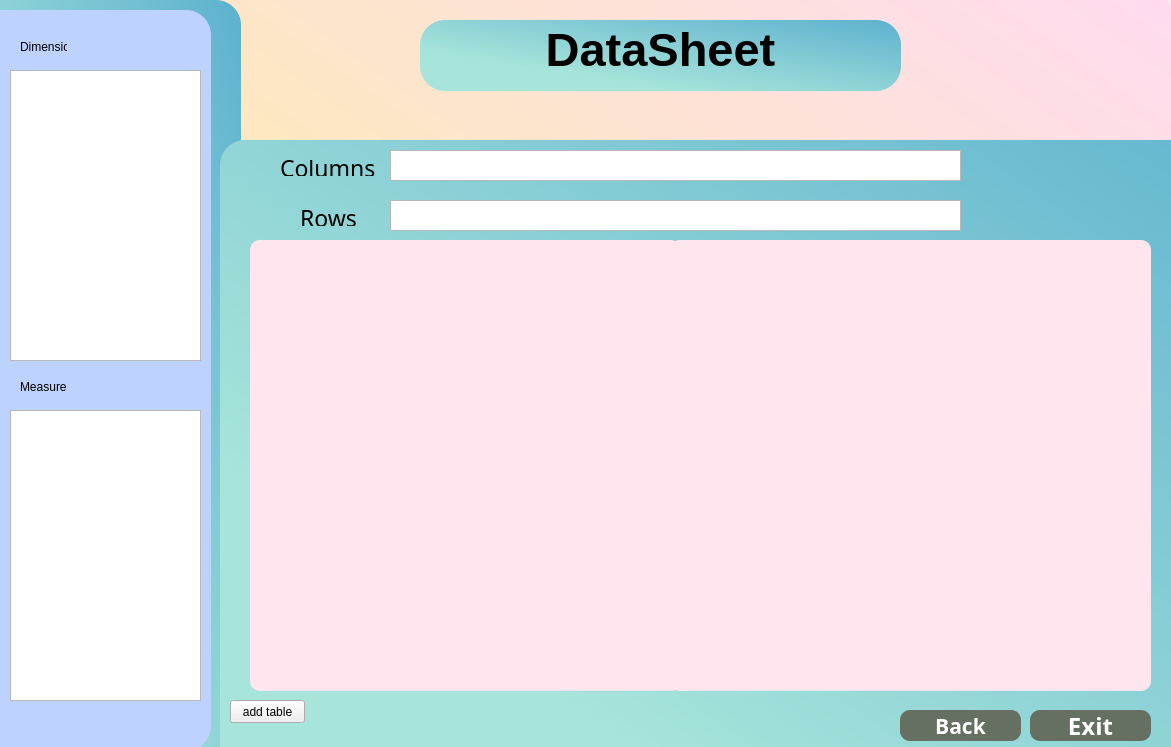
<?xml version="1.0" encoding="UTF-8"?>
<ui version="4.0">
 <class>Form</class>
 <widget class="QWidget" name="Form">
  <property name="geometry">
   <rect>
    <x>0</x>
    <y>0</y>
    <width>1171</width>
    <height>747</height>
   </rect>
  </property>
  <property name="minimumSize">
   <size>
    <width>1171</width>
    <height>747</height>
   </size>
  </property>
  <property name="windowTitle">
   <string>Form</string>
  </property>
  <widget class="QLabel" name="bg_2">
   <property name="geometry">
    <rect>
     <x>40</x>
     <y>-10</y>
     <width>1131</width>
     <height>801</height>
    </rect>
   </property>
   <property name="minimumSize">
    <size>
     <width>861</width>
     <height>721</height>
    </size>
   </property>
   <property name="font">
    <font>
     <weight>75</weight>
     <bold>true</bold>
    </font>
   </property>
   <property name="styleSheet">
    <string notr="true">background :qlineargradient(spread:reflect, x1:1, y1:0, x2:0, y2:1, stop:0 rgba(255, 219, 241, 255), stop:1 rgba(250, 245, 144, 255));border-radius : 20;</string>
   </property>
   <property name="text">
    <string/>
   </property>
  </widget>
  <widget class="QLabel" name="bg">
   <property name="geometry">
    <rect>
     <x>220</x>
     <y>140</y>
     <width>1171</width>
     <height>747</height>
    </rect>
   </property>
   <property name="minimumSize">
    <size>
     <width>1171</width>
     <height>747</height>
    </size>
   </property>
   <property name="styleSheet">
    <string notr="true">background :qlineargradient(spread:pad, x1:0.244, y1:0.699, x2:1, y2:0, stop:0 rgba(167, 228, 218, 255), stop:1 rgba(93, 177, 207, 255)) ;border-radius : 25;</string>
   </property>
   <property name="text">
    <string/>
   </property>
  </widget>
  <widget class="QLabel" name="label_login">
   <property name="geometry">
    <rect>
     <x>460</x>
     <y>20</y>
     <width>401</width>
     <height>61</height>
    </rect>
   </property>
   <property name="font">
    <font>
     <pointsize>17</pointsize>
    </font>
   </property>
   <property name="whatsThis">
    <string>&lt;html&gt;&lt;head/&gt;&lt;body&gt;&lt;p&gt;&lt;span style=&quot; font-size:10pt;&quot;&gt;LOGIN&lt;/span&gt;&lt;/p&gt;&lt;p&gt;&lt;br/&gt;&lt;/p&gt;&lt;/body&gt;&lt;/html&gt;</string>
   </property>
   <property name="text">
    <string>&lt;html&gt;&lt;head/&gt;&lt;body&gt;&lt;p align=&quot;center&quot;&gt;&lt;span style=&quot; font-family:'OCR A Extended'; font-size:35pt; font-weight:600;&quot;&gt;DataSheet&lt;/span&gt;&lt;/p&gt;&lt;/body&gt;&lt;/html&gt;</string>
   </property>
  </widget>
  <widget class="QPushButton" name="Ex_bt">
   <property name="geometry">
    <rect>
     <x>1030</x>
     <y>710</y>
     <width>121</width>
     <height>31</height>
    </rect>
   </property>
   <property name="font">
    <font>
     <family>OCR A Extended</family>
     <pointsize>18</pointsize>
     <weight>75</weight>
     <bold>true</bold>
    </font>
   </property>
   <property name="styleSheet">
    <string notr="true">QPushButton{
background-color:rgb(102, 112, 98);
border-radius : 10px;
color:white}</string>
   </property>
   <property name="text">
    <string>Exit</string>
   </property>
  </widget>
  <widget class="QLabel" name="bg_3">
   <property name="geometry">
    <rect>
     <x>-30</x>
     <y>0</y>
     <width>271</width>
     <height>771</height>
    </rect>
   </property>
   <property name="styleSheet">
    <string notr="true">background :qlineargradient(spread:pad, x1:0.244, y1:0.699, x2:1, y2:0, stop:0 rgba(167, 228, 218, 255), stop:1 rgba(93, 177, 207, 255)) ;border-radius : 25;</string>
   </property>
   <property name="text">
    <string/>
   </property>
  </widget>
  <widget class="QLabel" name="bg_4">
   <property name="geometry">
    <rect>
     <x>-260</x>
     <y>10</y>
     <width>471</width>
     <height>741</height>
    </rect>
   </property>
   <property name="styleSheet">
    <string notr="true">background : rgb(190, 210, 255); border-radius : 25;</string>
   </property>
   <property name="text">
    <string/>
   </property>
  </widget>
  <widget class="listdi" name="list_dimension">
   <property name="geometry">
    <rect>
     <x>10</x>
     <y>70</y>
     <width>191</width>
     <height>291</height>
    </rect>
   </property>
   <property name="font">
    <font>
     <family>OCR A Extended</family>
     <pointsize>15</pointsize>
    </font>
   </property>
  </widget>
  <widget class="listmea" name="list_measures">
   <property name="geometry">
    <rect>
     <x>10</x>
     <y>410</y>
     <width>191</width>
     <height>291</height>
    </rect>
   </property>
   <property name="font">
    <font>
     <family>OCR A Extended</family>
     <pointsize>15</pointsize>
    </font>
   </property>
  </widget>
  <widget class="listcol" name="list_col">
   <property name="geometry">
    <rect>
     <x>390</x>
     <y>150</y>
     <width>571</width>
     <height>31</height>
    </rect>
   </property>
   <property name="font">
    <font>
     <family>OCR A Extended</family>
     <pointsize>14</pointsize>
    </font>
   </property>
  </widget>
  <widget class="listrow" name="list_row">
   <property name="geometry">
    <rect>
     <x>390</x>
     <y>200</y>
     <width>571</width>
     <height>31</height>
    </rect>
   </property>
   <property name="font">
    <font>
     <family>OCR A Extended</family>
     <pointsize>14</pointsize>
    </font>
   </property>
  </widget>
  <widget class="QLabel" name="label">
   <property name="geometry">
    <rect>
     <x>20</x>
     <y>40</y>
     <width>47</width>
     <height>13</height>
    </rect>
   </property>
   <property name="text">
    <string>Dimensions</string>
   </property>
  </widget>
  <widget class="QLabel" name="label_2">
   <property name="geometry">
    <rect>
     <x>20</x>
     <y>380</y>
     <width>47</width>
     <height>13</height>
    </rect>
   </property>
   <property name="text">
    <string>Measures</string>
   </property>
  </widget>
  <widget class="QLabel" name="label_3">
   <property name="geometry">
    <rect>
     <x>280</x>
     <y>160</y>
     <width>101</width>
     <height>16</height>
    </rect>
   </property>
   <property name="font">
    <font>
     <family>Tw Cen MT Condensed Extra Bold</family>
     <pointsize>17</pointsize>
    </font>
   </property>
   <property name="text">
    <string>Columns</string>
   </property>
  </widget>
  <widget class="QLabel" name="label_4">
   <property name="geometry">
    <rect>
     <x>300</x>
     <y>210</y>
     <width>71</width>
     <height>16</height>
    </rect>
   </property>
   <property name="font">
    <font>
     <family>Tw Cen MT Condensed Extra Bold</family>
     <pointsize>17</pointsize>
    </font>
   </property>
   <property name="text">
    <string>Rows</string>
   </property>
  </widget>
  <widget class="QLabel" name="bg_5">
   <property name="geometry">
    <rect>
     <x>420</x>
     <y>20</y>
     <width>481</width>
     <height>71</height>
    </rect>
   </property>
   <property name="styleSheet">
    <string notr="true">background :qlineargradient(spread:pad, x1:0.244, y1:0.699, x2:1, y2:0, stop:0 rgba(167, 228, 218, 255), stop:1 rgba(93, 177, 207, 255)) ;border-radius : 25;</string>
   </property>
   <property name="text">
    <string/>
   </property>
  </widget>
  <widget class="QPushButton" name="addtable_bt">
   <property name="geometry">
    <rect>
     <x>230</x>
     <y>700</y>
     <width>75</width>
     <height>23</height>
    </rect>
   </property>
   <property name="text">
    <string>add table</string>
   </property>
  </widget>
  <widget class="QTableView" name="tableView">
   <property name="enabled">
    <bool>true</bool>
   </property>
   <property name="geometry">
    <rect>
     <x>250</x>
     <y>240</y>
     <width>431</width>
     <height>451</height>
    </rect>
   </property>
   <property name="styleSheet">
    <string notr="true">background :rgb(255, 229, 237) ;border-radius : 10;
</string>
   </property>
  </widget>
  <widget class="QFrame" name="chart">
   <property name="geometry">
    <rect>
     <x>670</x>
     <y>240</y>
     <width>481</width>
     <height>451</height>
    </rect>
   </property>
   <property name="styleSheet">
    <string notr="true">background :rgb(255, 229, 237) ;border-radius : 10;
</string>
   </property>
   <property name="frameShape">
    <enum>QFrame::StyledPanel</enum>
   </property>
   <property name="frameShadow">
    <enum>QFrame::Raised</enum>
   </property>
  </widget>
  <widget class="QPushButton" name="back_bt">
   <property name="geometry">
    <rect>
     <x>900</x>
     <y>710</y>
     <width>121</width>
     <height>31</height>
    </rect>
   </property>
   <property name="font">
    <font>
     <family>OCR A Extended</family>
     <pointsize>16</pointsize>
     <weight>75</weight>
     <bold>true</bold>
    </font>
   </property>
   <property name="styleSheet">
    <string notr="true">QPushButton{
background-color:rgb(102, 112, 98);
border-radius : 10px;
color:white}</string>
   </property>
   <property name="text">
    <string>Back</string>
   </property>
  </widget>
  <zorder>bg_2</zorder>
  <zorder>bg_5</zorder>
  <zorder>bg_3</zorder>
  <zorder>bg_4</zorder>
  <zorder>bg</zorder>
  <zorder>label_login</zorder>
  <zorder>Ex_bt</zorder>
  <zorder>list_dimension</zorder>
  <zorder>list_measures</zorder>
  <zorder>list_col</zorder>
  <zorder>list_row</zorder>
  <zorder>label</zorder>
  <zorder>label_2</zorder>
  <zorder>label_3</zorder>
  <zorder>label_4</zorder>
  <zorder>addtable_bt</zorder>
  <zorder>tableView</zorder>
  <zorder>chart</zorder>
  <zorder>back_bt</zorder>
 </widget>
 <customwidgets>
  <customwidget>
   <class>listrow</class>
   <extends>QListWidget</extends>
   <header>test10.h</header>
  </customwidget>
  <customwidget>
   <class>listcol</class>
   <extends>QListWidget</extends>
   <header>test10.h</header>
  </customwidget>
  <customwidget>
   <class>listdi</class>
   <extends>QListWidget</extends>
   <header>test10.h</header>
  </customwidget>
  <customwidget>
   <class>listmea</class>
   <extends>QListWidget</extends>
   <header>test10.h</header>
  </customwidget>
 </customwidgets>
 <resources/>
 <connections/>
</ui>
